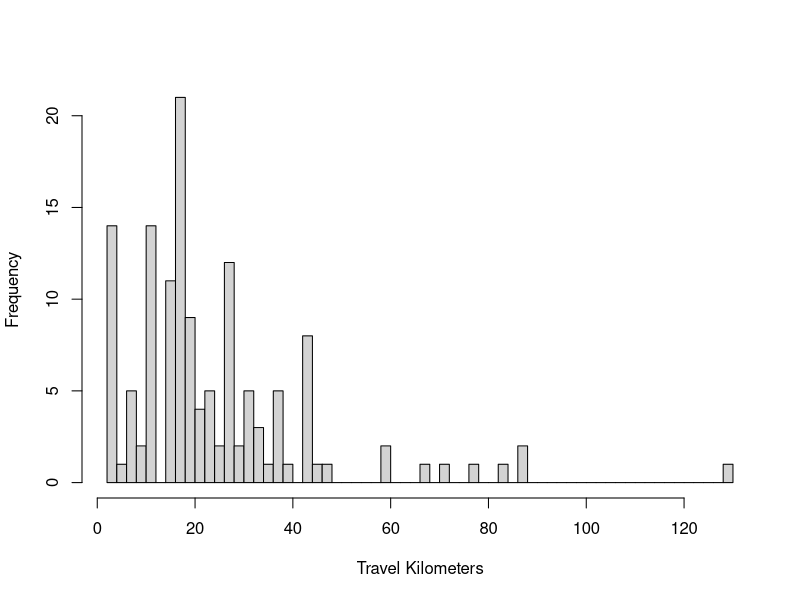
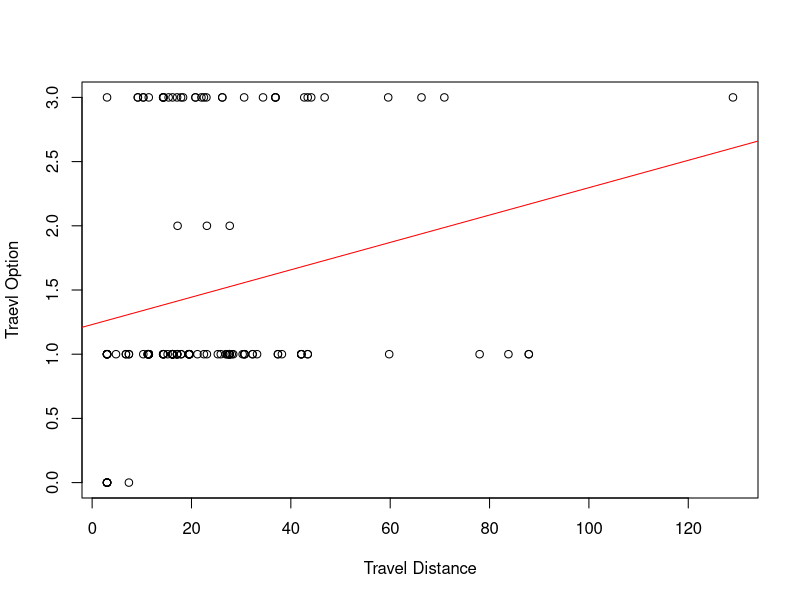
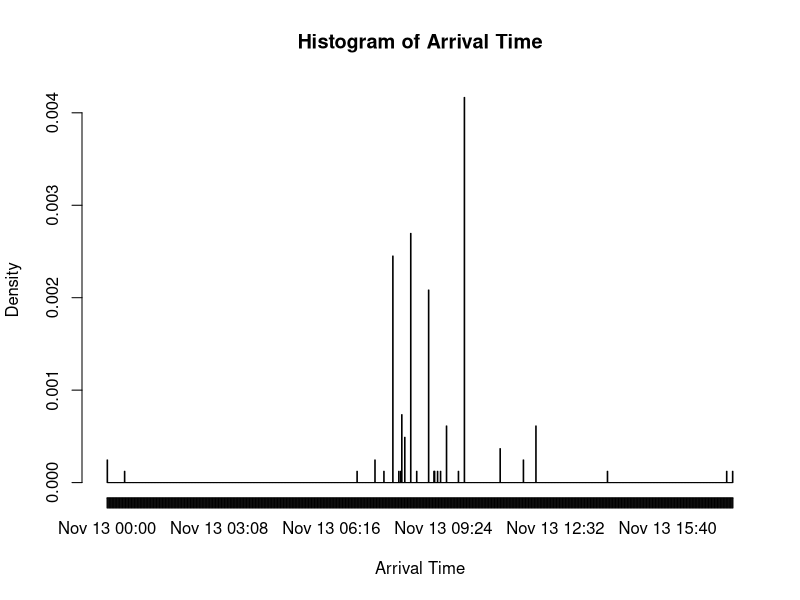
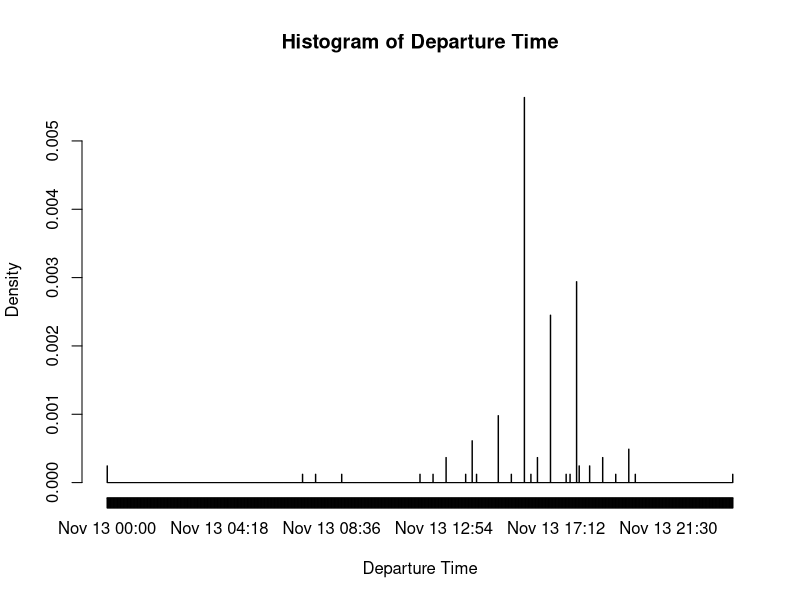
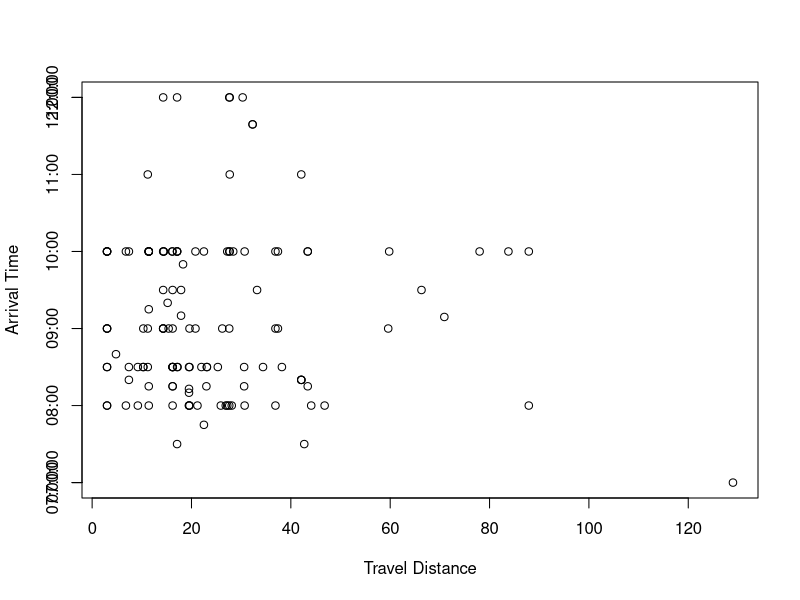
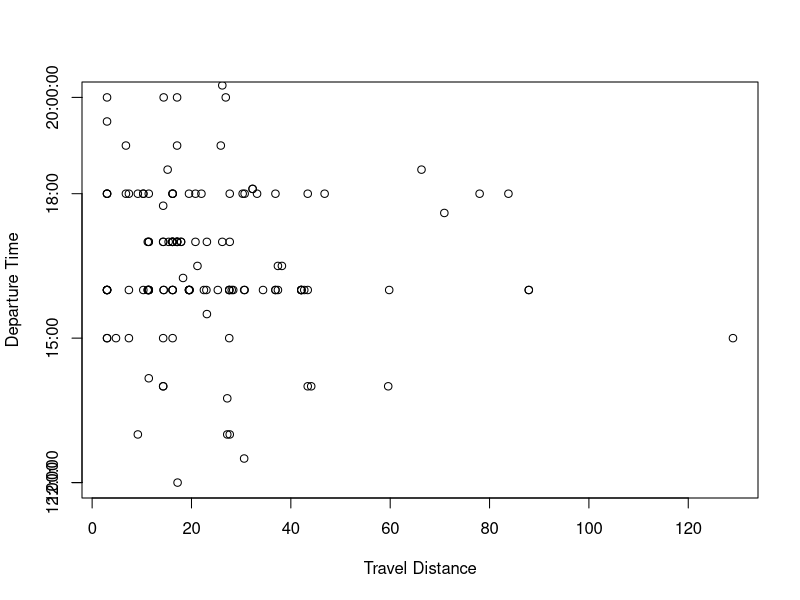
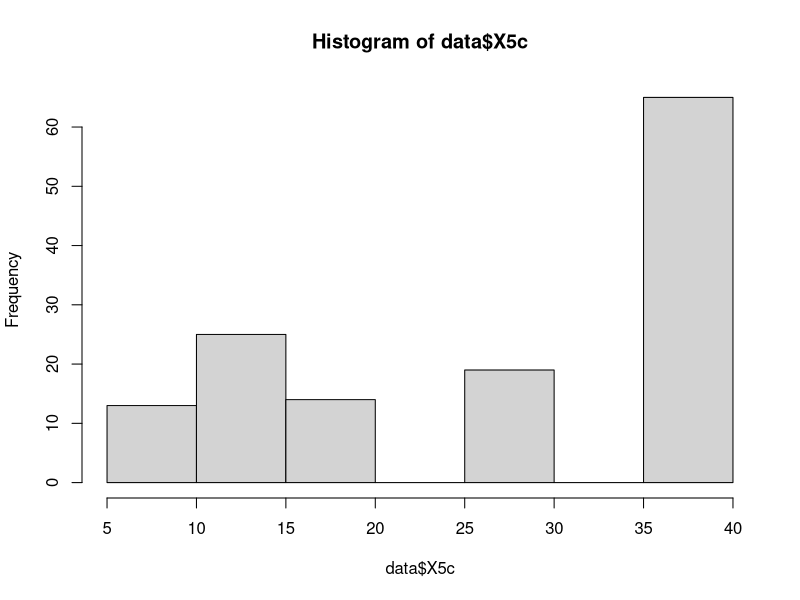
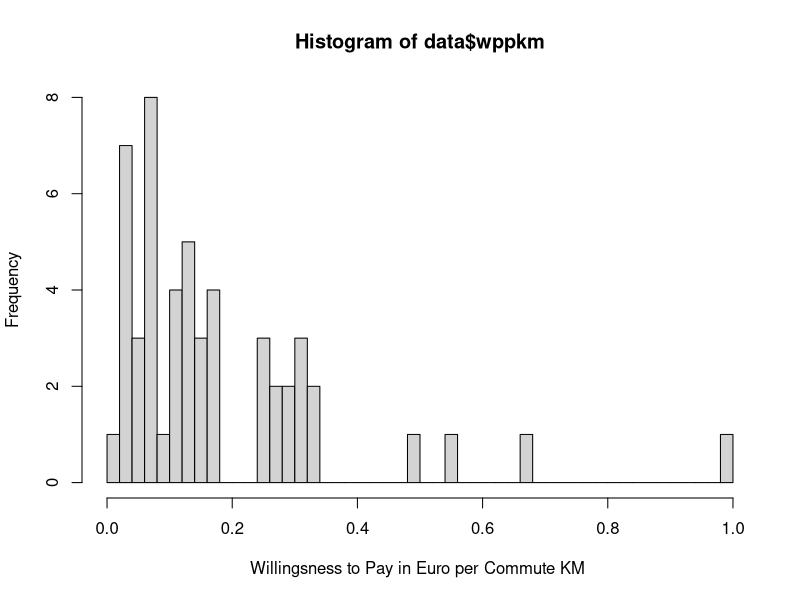

These charts were generated, in order, by the following R code: (Note: this script raises an error after producing the figures.)
### LIBRARIES

library(dplyr)
library(plyr)
library(car)

### READING DATA
setwd("/Users/lukasmohs/Desktop/MA-data-analysis/") #adjust to directiory
data = read.csv("data.csv",sep=',')

### MODIFY DATA
levels(data$X1a)
#[1] "Alumni"           "Bachelor Student" "Master Student"   "PHD Student"   
data$X1a =  as.numeric(data$X1a)

data <- mutate(data, X1d = ifelse(data$X1d == 'Public Transport', 1,  ifelse(data$X1d == 'Both: Car &Public Transport', 2,  ifelse(data$X1d == 'Car', 3, 0))))
data$X.1c. = gsub(",", ".", data$X.1c.)
data$X.1c. = as.double(as.character(data$X.1c.))
data$X5a = as.POSIXct(strptime(data$X5a,format='%H:%M:%S'))
data$X5b = as.POSIXct(strptime(data$X5b,format='%H:%M:%S'))
data <- mutate(data, X5c = ifelse(data$X5c == '5 Minutes', 5,  ifelse(data$X5c == '10 Minutes', 10,  ifelse(data$X5c == '15 Minutes', 15, ifelse(data$X5c == '20 Minutes', 20, ifelse(data$X5c == '30 Minutes', 30, 40))))))
data <- mutate(data, X5d = ifelse(data$X5d == 'Less than 2 hours', 1,  ifelse(data$X5d == '2 - 12 hours', 2,  ifelse(data$X5d == '12 - 24 hours', 3, ifelse(data$X5d == 'more than 24 hours', 4, 0)))))
levelsX5e = levels(data$X5e)
#[1] ""                              "All"                           "All of the above"              "Bank Transfer"                 "Bier"                         
#[6] "Cash"                          "Cash and bank transfer"        "Payment Service (i.e. Paypal)" "Using an app"  
data$X5e =  as.numeric(data$X5e)

levelsX5f = levels(data$X5f)
#[1] ""                          "0 special characteristics" "Age group / study degree"  "Field of study"            "Gender"                    "Just distance"            
#[7] "Time of arrival"    
data$X5f =  as.numeric(data$X5f)

data$X6a = gsub(",", ".", data$X6a)
data$X6a = as.double(as.character(data$X6a))
data <- mutate(data, wppkm = ifelse(!is.na(data$X6a), X6a/X.1c. ,  NA))

data$X7a = gsub(",", ".", data$X7a)
data$X7a = as.double(as.character(data$X7a))
data <- mutate(data, eppkm = ifelse(!is.na(data$X7a), X7a/X.1c. ,  NA))

data$X7b = gsub(",", ".", data$X7b)
data$X7b = as.double(as.character(data$X7b))
data <- mutate(data, epdkm = ifelse(!is.na(data$X7b), X7b/10 ,  NA))

levelsX9a = levels(data$X9a)
#[1] ""    [2] "0 Need"   [3] "0t interested financially"   [4] "Loss of flexibility" [5] "Loss of privacy"    [6] "Public transport is more convenient"                                
# [7] "Public transport is more convenient and especially more sustainable"  [8] "Traffic jams"     [9] "Umwelt" 
data$X9a = as.numeric(data$X9a)
data <- mutate(data, X9a = ifelse(X9a!=1,X9a ,  NA))



### EXPLORATION
#Population
n = length(data$X1a) # 136
numberCarDrivers = length(which(data$X1d == 3)) # 35
numberNonCarDrivers = length(which(data$X1d != 3)) # 101

#Gender
length(which(data$X1b == "Male")) #101
length(which(data$X1b == "Female")) #35
#Percent Male
length(which(data$X1b == "Male")) / n # 0.7426471

#Degree #[1] "Alumni"           "Bachelor Student" "Master Student"   "PHD Student"   
count(data$X1a)
#x freq
#1    1
#2   87
#3   46
#4    2

#Sum Carpool already
length(which(data$X3a == 0)) #4
#Perent Carpool already
length(which(data$X3a == 0)) / n # 0.02941176

# Percent Intrerested
length(which(data$X2a == 1)) / n # 0.595

# Percent Car Intrerested
length(which(data$X2a == 1 & data$X1d == 3)) / numberCarDrivers # 0.828

# Percent Not Car Intrerested
length(which(data$X2a == 1 & data$X1d != 3)) / numberNonCarDrivers # 0.514

# Travel Distance on Travel Option
hist(data$X.1c.,xlab="Travel Kilometers",main="", breaks=50)
plot(data$X.1c.,data$X1d, xlab="Travel Distance", ylab="Traevl Option")
abline(lm(X1d ~ X.1c., data=data),col="red")

#Travel Time
hist(data$X5a,"mins",xlab="Arrival Time")
hist(data$X5b,"mins",xlab="Departure Time")

startHour = strptime("7:00:00",format='%H:%M:%S')
endHour = strptime("12:00:00",format='%H:%M:%S')
plot(data$X.1c.,data$X5a, xlab="Travel Distance", ylab="Arrival Time", ylim=as.POSIXct(c(startHour,endHour)))
axis.POSIXct(2, at=startHour, labels=format(startHour, '%H:%M:%S'))
axis.POSIXct(2, at=endHour, labels=format(endHour, '%H:%M:%S'))

startHour = strptime("12:00:00",format='%H:%M:%S')
endHour = strptime("20:00:00",format='%H:%M:%S')
plot(data$X.1c.,data$X5b, xlab="Travel Distance", ylab="Departure Time", ylim=as.POSIXct(c(startHour,endHour)))
axis.POSIXct(2, at=startHour, labels=format(startHour, '%H:%M:%S'))
axis.POSIXct(2, at=endHour, labels=format(endHour, '%H:%M:%S'))

# Flexibility
hist(data$X5c)


# Travel Distance on Willingsness to Pay
hist(data$wppkm,xlab="Willingsness to Pay in Euro per Commute KM ",breaks=40)
plot(data$X.1c.,data$X6a, xlab="Travel Distance", ylab="Willingsness to Pay for total Distance",ylim = c(0,8),xlim = c(0,90))
abline(lm(X6a ~ X.1c., data=data),col="red")
mean(data$wppkm, na.rm=TRUE)
median(data$wppkm, na.rm=TRUE)

# Travel Distance on Expected Payout
hist(data$eppkm,xlab="Expected Payout in Euro per Commute KM",breaks=40)
plot(data$X.1c.,data$X7a, xlab="Travel Distance", ylab="Expected Payout in Euro for total Distance")
abline(lm(X7a ~ X.1c., data=data),col="red")
mean(data$eppkm, na.rm=TRUE)
median(data$eppkm, na.rm=TRUE)

# Detour Distance on Expected Payout
hist(data$epdkm,xlab="Expected Payout in Euro per Detour KM",breaks=20)
plot(data$X.1c.,data$X7b, xlab="Travel Distance", ylab="Expected Payout in Euro per 10 Detour KM")
abline(lm(X7b ~ X.1c., data=data),col="red")
mean(data$epdkm, na.rm=TRUE)
median(data$epdkm, na.rm=TRUE)


# Reasons for not Founding / Joingin a Carpool
hist(data$X9a,xlab="Reasons for not Founding / Joingin a Carpool")
legend("topright", 95, legend=c(levelsX9a), cex=.8)

count(data$X9a)
#x freq
#NA   82
#2    3
#3    6
#4   13
#5    1
#6   28
#7    1
#8    1
#9    1
levelsX9a
#[1] ""    [2] "0 Need"   [3] "0t interested financially"   [4] "Loss of flexibility"                                                
# [5] "Loss of privacy"    [6] "Public transport is more convenient"                                
# [7] "Public transport is more convenient and especially more sustainable"
# [8] "Traffic jams"     [9] "Umwelt" 
